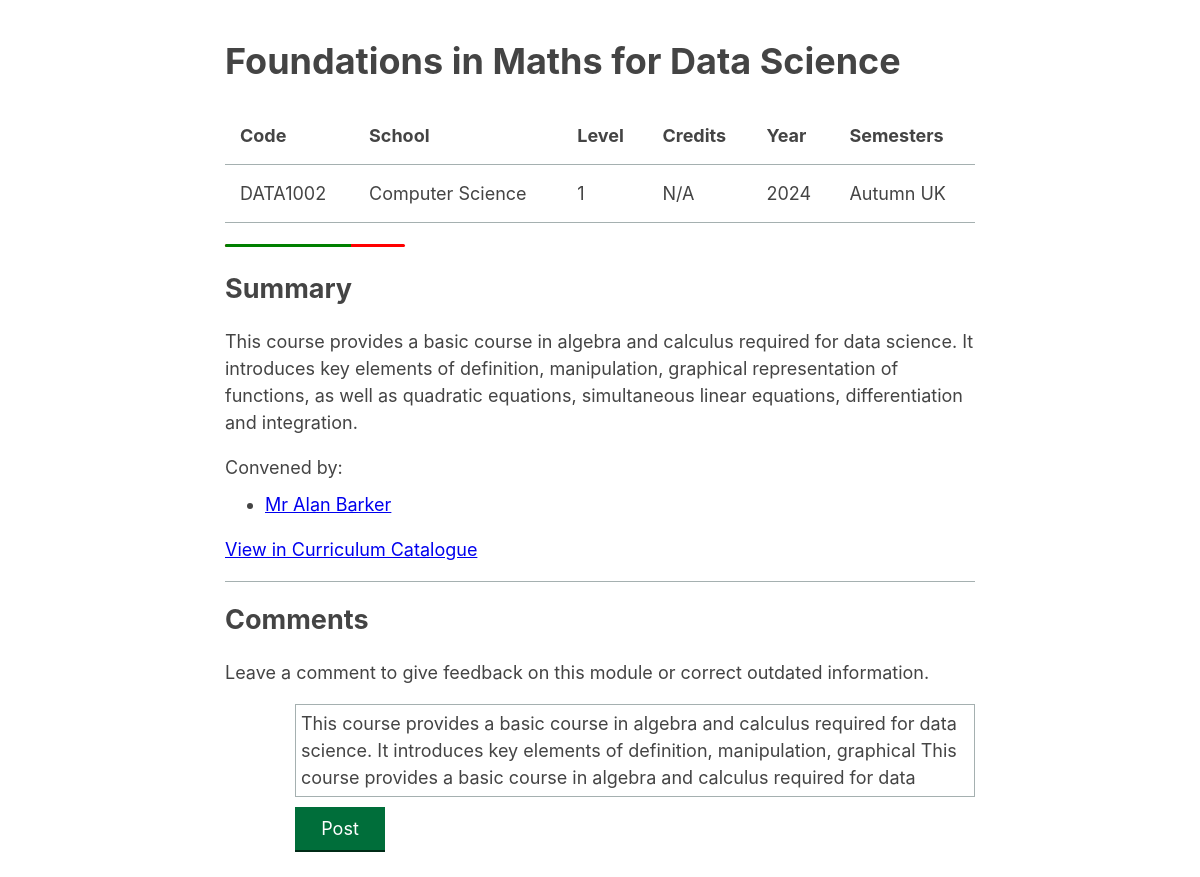
Page /module/DATA1002 on the committed database.
### tables this page shows
CREATE TABLE "modules"
(
    code               TEXT                                 not null
        primary key,
    title              TEXT                                 not null,
    year               text    default CHANGEME             not null,
    credits            integer default 10                   not null,
    level              integer default 1                    not null,
    school             text    default "Computer Science"   not null,
    conveners          text    default "Kai Xu"             not null,
    semesters          text    default "Spring UK"          not null,
    summary            text    default "No summary"         not null,
    url                text    default "https://google.com" not null,
    convener_usernames text
);

### app.py (the view)
@app.route("/module/<code>")
def module_page(code: str = None):
    cursor = get_db().cursor()
    cursor.execute("SELECT * FROM modules WHERE code = ?", (code,))
    module = add_cols(cursor.fetchone())
    if module is None:
        abort(404)
    usernames = module["convener_usernames"].split(",")
    conveners = [
        {"name": s.strip(), "username": usernames[i]}
        for i, s in enumerate(module["conveners"].split(","))
    ]
    public_token = hashlib.sha256(bytes(request.remote_addr, "utf-8")).hexdigest()
    return render_template("module.html.jinja",
                           module=module,
                           conveners=conveners,
                           public_token=public_token,
                           public_token_short=public_token[0:10])

### app.py (called while the page is built)
def add_cols(result) -> dict[str, str] | None:
    return {column_name: result[i] for i, column_name in
            enumerate(result.keys())} if result is not None else None

def get_db():
    db = getattr(g, "_database", None)
    if db is None:
        db = g._database = sqlite3.connect(DATABASE)
        db.row_factory = sqlite3.Row
    return db

@app.teardown_appcontext
def close_connection(exception):
    db = getattr(g, "_database", None)
    if db is not None:
        db.close()

### templates/module.html.jinja (shortened to what this page needs)
{% extends "base.html.jinja" %}
{% block head %}
	{{ super() }}
	<link rel="stylesheet" type="text/css" href="{{ url_for('static', filename='module.css') }}">
{% endblock %}
{% block main %}
	<h1>{{ module.title }}</h1>
	<table style="width: 100%">
		<thead>
		<tr>
			<td>Code</td>
			<td>School</td>
			<td>Level</td>
			<td>Credits</td>
			<td>Year</td>
			<td>Semesters</td>
		</tr>
		</thead>
		<tbody>
		<tr>
			<td>{{ module.code }}</td>
			<td>{{ module.school }}</td>
			<td>{{ module.level }}</td>
			<td>
				{% if module.credits != 0 %}
					{{ module.credits }}
				{% else %}
					N/A
				{% endif %}
			</td>
			<td>{{ module.year }}</td>
			<td>{{ module.semesters }}</td>
		</tr>
		</tbody>
	</table>
	<progress max="100" value="70"></progress>
	<h2 id="summary">Summary</h2>
	{{ module.summary }}
	<div>
		Convened by:
		<ul>
			{% for convener in conveners %}
				<li>
					{% if convener.username != "NULL" %}
						<a href="{{ url_for("person_page", username=convener.username) }}">{{ convener.name }}</a>
					{% else %}
						{{ convener.name }}
					{% endif %}
				</li>
			{% endfor %}
		</ul>
	</div>
	<p>
		<a href="{{ module.url }}">View in Curriculum Catalogue</a>
	</p>
	<hr/>
	<h2>Comments</h2>
	<p>
		Leave a comment to give feedback on this module or correct outdated information.
	</p>
	<form id="comment-input-area"
		  _='on submit
             halt the event
             call alert("Hello, world!")'>
		<div id="identicon">
			<div title="{{ public_token_short }}">
				<svg width="60" height="60" data-jdenticon-value="{{ public_token }}"></svg>
			</div>
		</div>
		<textarea id="textarea" maxlength="280" style="height: 81px">This course provides a basic course in algebra and calculus required for data science. It introduces key elements of definition, manipulation, graphical This course provides a basic course in algebra and calculus required for data science. </textarea>
		<div id="actions">
			<button class="btn-primary">Post</button>
		</div>
	</form>
{% endblock %}

### templates/base.html.jinja (shortened to what this page needs)
<!DOCTYPE html>
<html lang="en">
<head>
	{% block head %}
		<link rel="stylesheet" type="text/css" href="{{ url_for('static', filename='common.css') }}">
		<link rel="stylesheet" type="text/css" href="{{ url_for('static', filename='controls.css') }}">
	{% endblock %}
</head>
<body>
<main>{% block main %}{% endblock %}</main>
</body>
</html>

### static/common.css (style rules this page uses)
* { min-width: 0; }
li { margin: 10px 0; }
ul { margin: 0; }
body { max-width: 750px; margin: 40px auto; padding: 0 10px; font: 18px/1.5 -apple-system, BlinkMacSystemFont, "Segoe UI", Roboto, "Helvetica Neue", Arial, sans-serif; color: #444; }
hr { border: none; border-top: 1px solid #a5b0b0; }
h1, h2, h3 { line-height: 1.2; }
table { border-spacing: 0; border-collapse: collapse; }
thead { font-weight: bold; }
th, td { border-bottom: 1px solid #a5b0b0; padding: 15px; }
:root { color-scheme: light; }

### static/controls.css (style rules this page uses)
textarea { font: 18px/1.5 -apple-system, BlinkMacSystemFont, "Segoe UI", Roboto, "Helvetica Neue", Arial, sans-serif; color: #444; resize: none; background-color: transparent; border: 1px solid #a5b0b0; padding: 5px; }
button { -webkit-appearance: none; -moz-appearance: none; appearance: none; background-color: transparent; border: none; padding: 0; margin: 0; box-sizing: border-box; }
button { font: 18px/1.5 -apple-system, BlinkMacSystemFont, "Segoe UI", Roboto, "Helvetica Neue", Arial, sans-serif; color: white; min-width: 90px; cursor: pointer; padding: 8px 10px 8px; }
.btn-primary { background-color: #006e3a; box-shadow: 0 2px #002b17; }

### static/module.css (style rules this page uses)
#comment-input-area { display: grid; grid-template-areas: "identicon textarea" "identicon actions"; grid-template-columns: min-content 1fr; grid-template-rows: auto auto; column-gap: 10px; row-gap: 10px; }
#identicon { grid-area: identicon; }
#textarea { grid-area: textarea; }
#actions { grid-area: actions; }

### templates/module.html.jinja (style rules this page uses)
progress { border-radius: 7px; height: 3px; }

### rows in the picture
modules: title "Foundations in Maths for Data Science", code "DATA1002", school "Computer Science", level "1", year "2024", semesters "Autumn UK", summary "This course provides a basic course in algebra and calculus required for data science. It introduces key elements of definition, manipulation, graphical representation of functions, as well as quadratic equations, simultaneous linear equations, differentiation and integration.", name "Mr Alan Barker"
